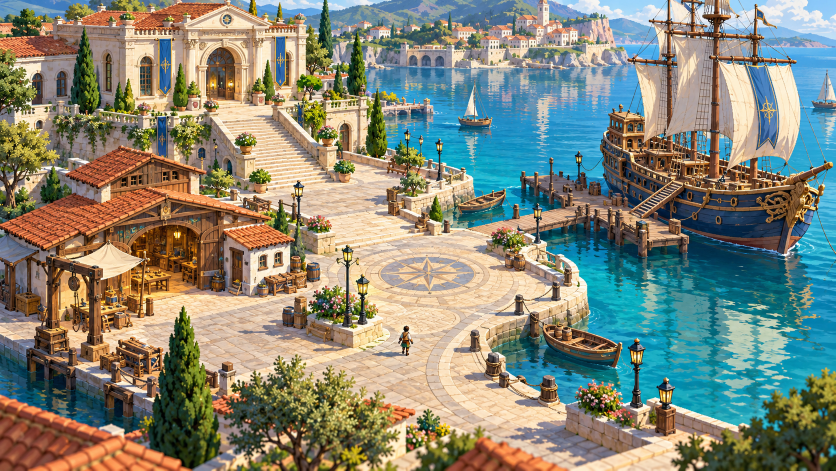
#> input picture reports/portfolio-world-rebuild/r5-world-layout-recovery/source/candidate-a-imagegen-source.png, 1672 x 941 px (shown at 1/2 size)
$ python build_r5_layout_recovery.py
#> lines starting #> are read from the running program, lines starting #| are printed output that depends on the picture
"""Build non-runtime R5 layout-recovery Human Gate boards from approved candidate sources."""
from pathlib import Path
from PIL import Image, ImageDraw, ImageFont

ROOT = Path(__file__).resolve().parents[1]
OUT = ROOT / "reports/portfolio-world-rebuild/r5-world-layout-recovery"
SRC = OUT / "source"
SIZE = (1280, 720)
FONT = "C:/Windows/Fonts/segoeui.ttf"
BOLD = "C:/Windows/Fonts/segoeuib.ttf"

def font(size, bold=False):
    return ImageFont.truetype(BOLD if bold else FONT, size)

def label(draw, xy, text, color):
    x, y = xy
    box = draw.textbbox((x, y), text, font=font(20, True))
    draw.rounded_rectangle((x - 10, y - 7, box[2] + 10, box[3] + 7), radius=8, fill=(15, 31, 42, 225), outline=color, width=3)
    draw.text((x, y), text, font=font(20, True), fill=(255, 255, 255))

def master(name):
#> called with name = 'a'
    filename = "candidate-b-berth-repair-imagegen-source.png" if name == "b" else "candidate-a-imagegen-source.png"
    source = Image.open(SRC / filename).convert("RGB")
#> source is the input picture: PIL image 1672x941 RGB; mean R, G, B 133, 135.4, 120
    return source.resize(SIZE, Image.Resampling.LANCZOS)
#> call 2 of master, with name = 'b'
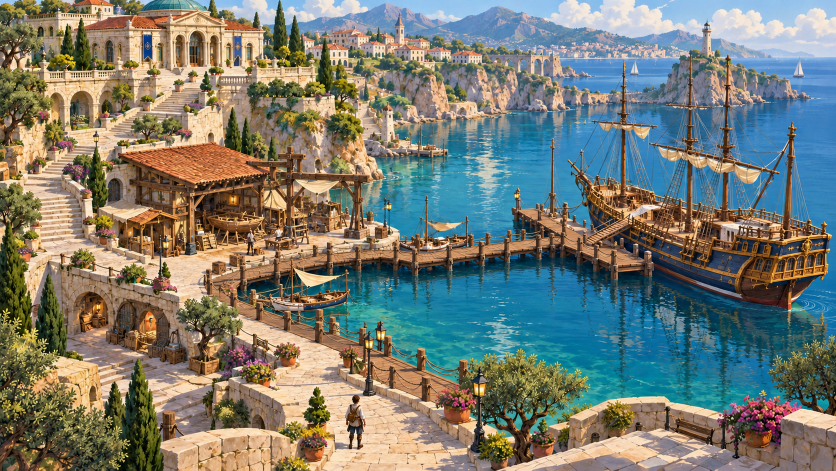
#> input picture reports/portfolio-world-rebuild/r5-world-layout-recovery/source/candidate-b-berth-repair-imagegen-source.png, 1672 x 941 px (shown at 1/2 size)
#> in master, source is the input picture: PIL image 1672x941 RGB; mean R, G, B 120.1, 124.3, 114.5

def navigation(image, kind):
    result = image.convert("RGBA")
    overlay = Image.new("RGBA", result.size, (0, 0, 0, 0))
    draw = ImageDraw.Draw(overlay, "RGBA")
    if kind == "a":
        points = {"1  Hall": (285, 163), "2  Workshop": (260, 407), "3  Hero Ship (dock)": (820, 340), "4  Archive wing": (145, 403)}
        route = [(628, 575), (510, 510), (355, 350), (285, 225), (260, 440), (530, 510), (690, 460), (820, 340)]
        branches = [[(260, 440), (145, 403)]]
        water = [(810, 145), (1280, 100), (1280, 720), (840, 720), (890, 590), (830, 470), (900, 380)]
    else:
        points = {"1  Hall": (180, 135), "2  Workshop": (295, 340), "3  Hero Ship (dock)": (845, 365), "4  Archive alcove": (115, 570)}
        route = [(535, 625), (415, 560), (305, 470), (240, 280), (300, 360), (440, 445), (590, 460), (705, 415), (845, 365)]
        branches = [[(330, 465), (170, 540)]]
        water = [(590, 150), (1280, 120), (1280, 720), (820, 720), (750, 600), (660, 470), (600, 420)]
    draw.polygon(water, fill=(44, 185, 215, 42))
    draw.line(route, fill=(255, 220, 86, 240), width=10, joint="curve")
    draw.line(route, fill=(44, 75, 74, 220), width=3, joint="curve")
    for branch in branches:
        draw.line(branch, fill=(255, 220, 86, 240), width=10)
        draw.line(branch, fill=(44, 75, 74, 220), width=3)
    for text, (x, y) in points.items():
        draw.ellipse((x - 12, y - 12, x + 12, y + 12), fill=(255, 220, 86, 255), outline=(26, 45, 54, 255), width=3)
        label(draw, (x + 18, y + 25 if text.startswith("4") and kind == "a" else y - 38), text, (255, 220, 86, 255))
    label(draw, (28, 28), "Navigation Overlay — walkable promenade", (255, 220, 86, 255))
    label(draw, (28, 67), "Blue tint = non-walkable harbor water", (74, 212, 235, 255))
    return Image.alpha_composite(result, overlay).convert("RGB")

def titled_pair(left, right, title_left, title_right):
#> called with title_left = 'Candidate A — Three-Landmark Open Harbor', title_right = 'Candidate B — Organic Coastal Harbor'
    board = Image.new("RGB", (2560, 790), (13, 30, 40))
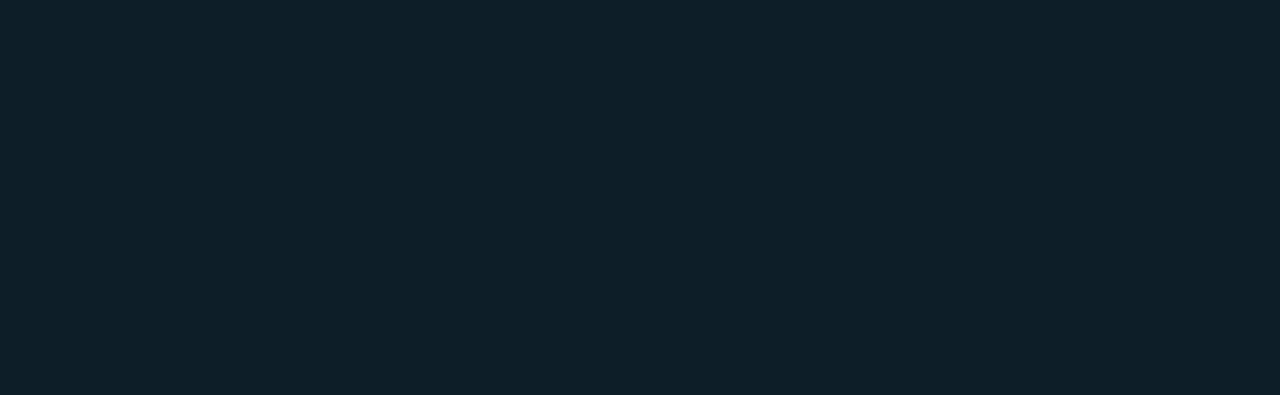
#> board: PIL image 2560x790 RGB (shown at 1/2 size); mean R, G, B 13, 30, 40
    board.paste(left, (0, 70)); board.paste(right, (1280, 70))
    draw = ImageDraw.Draw(board)
    draw.text((36, 17), title_left, font=font(30, True), fill=(255, 238, 196))
    draw.text((1316, 17), title_right, font=font(30, True), fill=(255, 238, 196))
    return board

def player_scale_board(a, b):
    board = titled_pair(a, b, "A — current 28×56 reference", "B — closer camera / 32×64 exploration")
    player = Image.open(ROOT / "portfolio-world/public/assets/canonical-r4/runtime/player/idle-front.png").convert("RGBA")
    board.paste(player, (630, 570), player)
    larger = player.resize((32, 64), Image.Resampling.NEAREST)
    board.paste(larger, (1810, 625), larger)
    draw = ImageDraw.Draw(board, "RGBA")
    for x, y, text in [(630, 640, "28×56: readable only near foreground"), (1810, 695, "32×64 / closer-camera test")]:
        draw.line((x + 14, y - 65, x + 14, y - 14), fill=(255, 221, 92, 255), width=3)
        label(draw, (x + 26, y - 34), text, (255, 221, 92, 255))
    return board

# [54 lines left out: functions ship_board, fourth_point_board, gameplay_views, not called in this run]

def main():
    OUT.mkdir(parents=True, exist_ok=True)
    a, b = master("a"), master("b")
    a.save(OUT / "03-layout-candidate-a.png"); b.save(OUT / "04-layout-candidate-b.png")
    titled_pair(a, b, "Candidate A — Three-Landmark Open Harbor", "Candidate B — Organic Coastal Harbor").save(OUT / "05-layout-beauty-comparison.png")
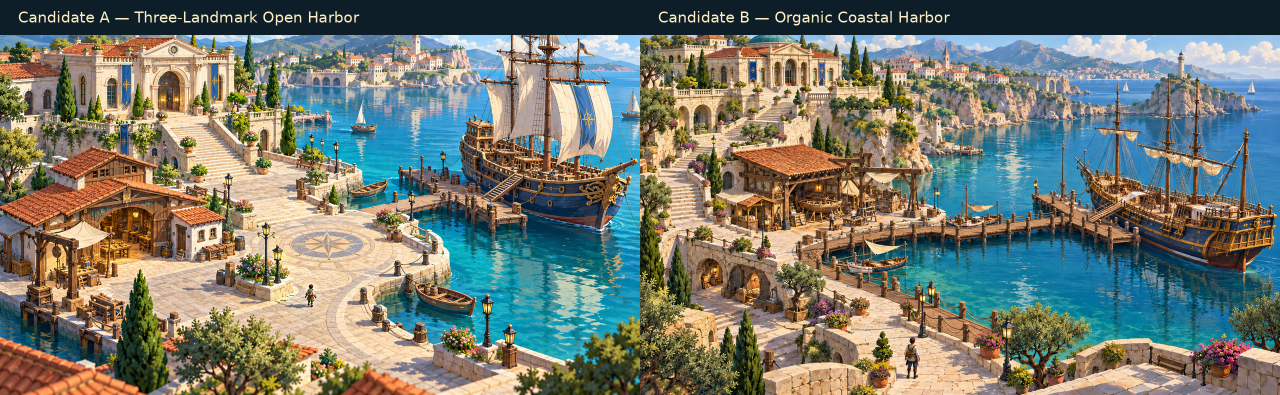
#> saved as 05-layout-beauty-comparison.png: PIL image 2560x790 RGB (shown at 1/2 size); mean R, G, B 117.4, 121.8, 111
    an, bn = navigation(a, "a"), navigation(b, "b")
#> in navigation, `overlay = Image.new("RGBA", result.size, (0, 0, 0, 0))`: overlay: PIL image 1280x720 RGBA; every value is 0
#> in navigation, `return Image.alpha_composite(result, overlay).convert("RGB")`:
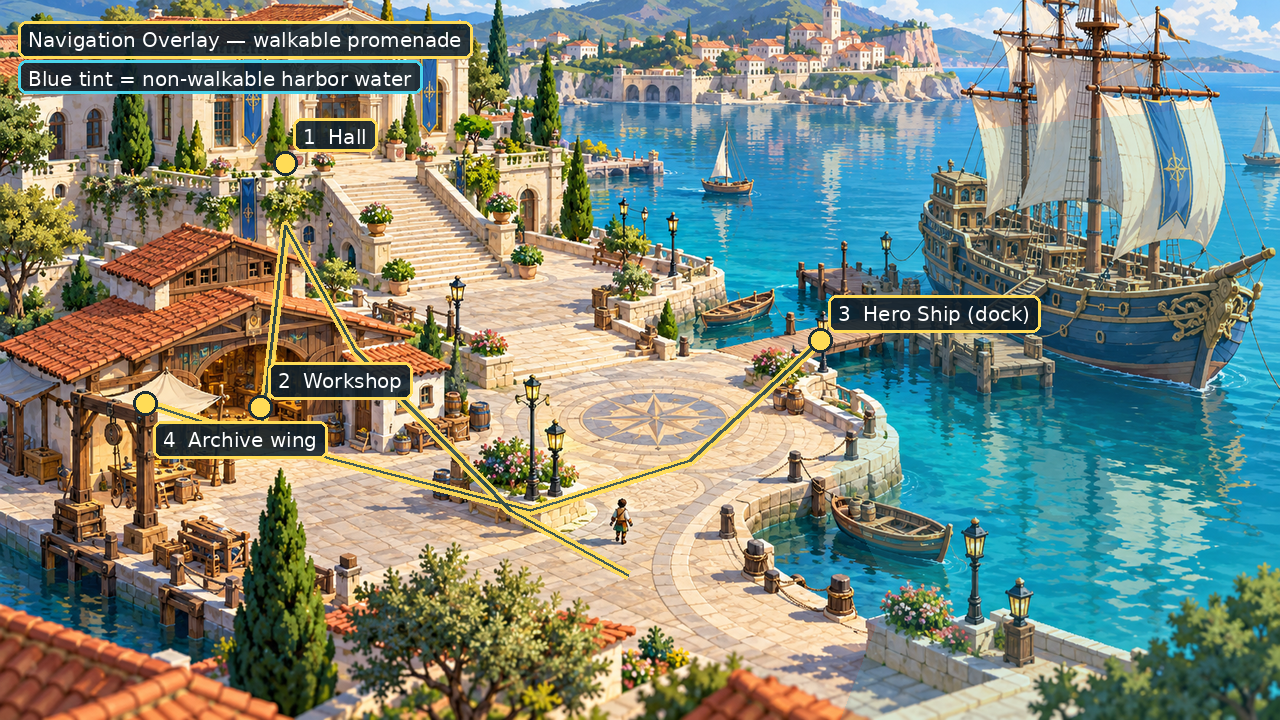
#> returned value: PIL image 1280x720 RGB; mean R, G, B 126.9, 136.4, 122.5
#> call 2 of navigation, with kind = 'b'
#> in navigation (call 2), `return Image.alpha_composite(result, overlay).convert("RGB")`:
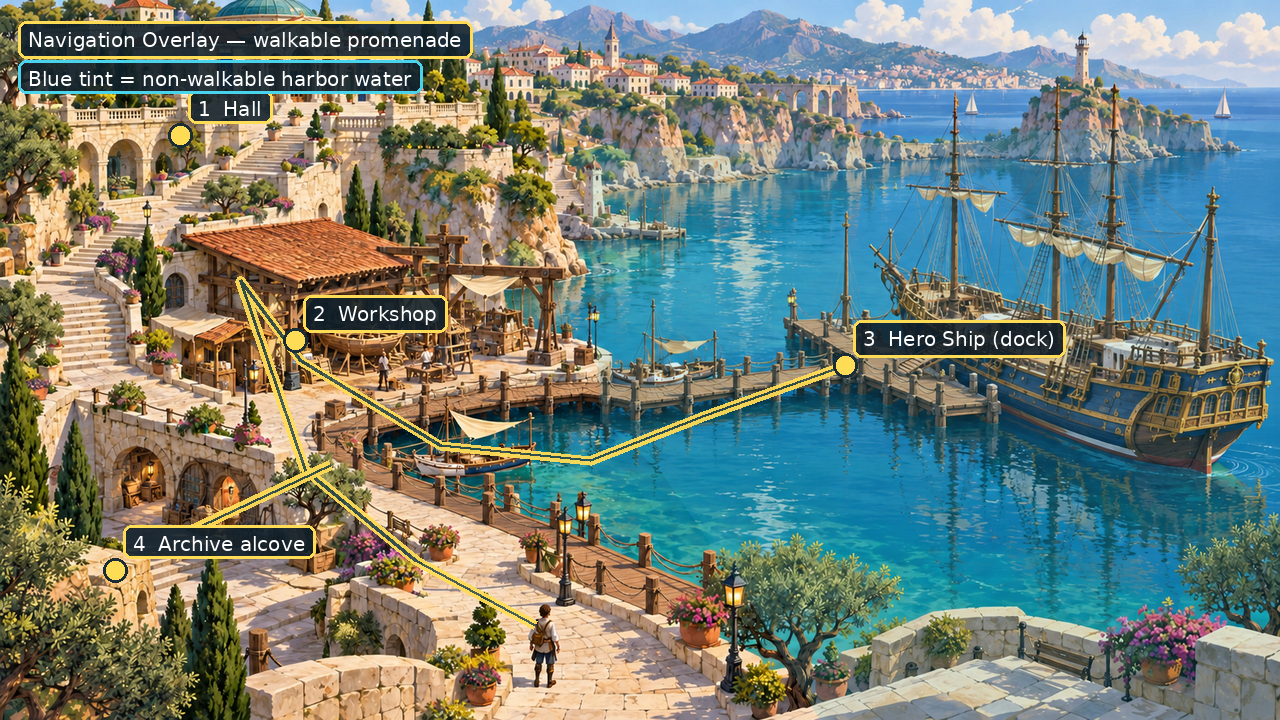
#> returned value: PIL image 1280x720 RGB; mean R, G, B 115.4, 128.3, 119.6
    titled_pair(an, bn, "Candidate A — Navigation", "Candidate B — Navigation").save(OUT / "06-navigation-comparison.png")
#> call 2 of titled_pair, with title_left = 'Candidate A — Navigation', title_right = 'Candidate B — Navigation'
#> in titled_pair (call 2), `board.paste(left, (0, 70))`:
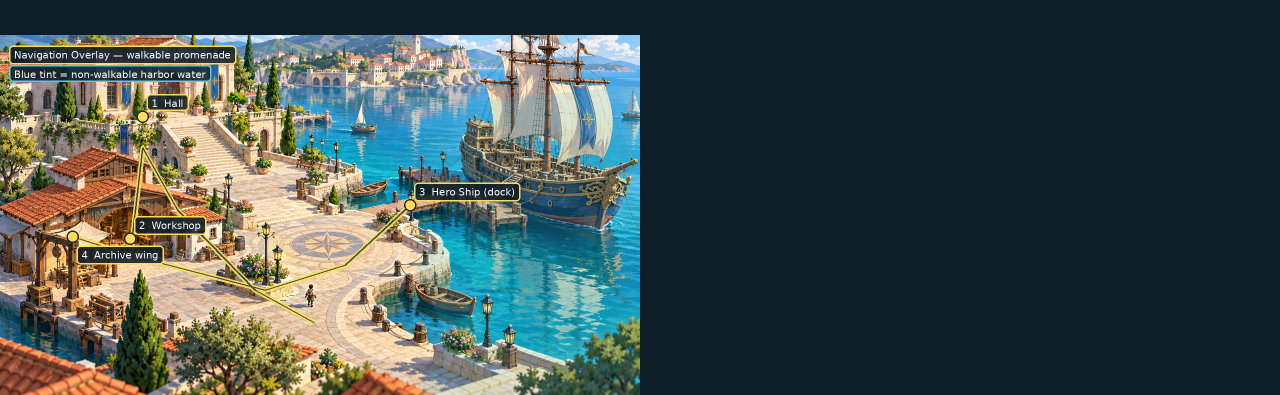
#> board: PIL image 2560x790 RGB (shown at 1/2 size); mean R, G, B 64.9, 78.5, 77.6
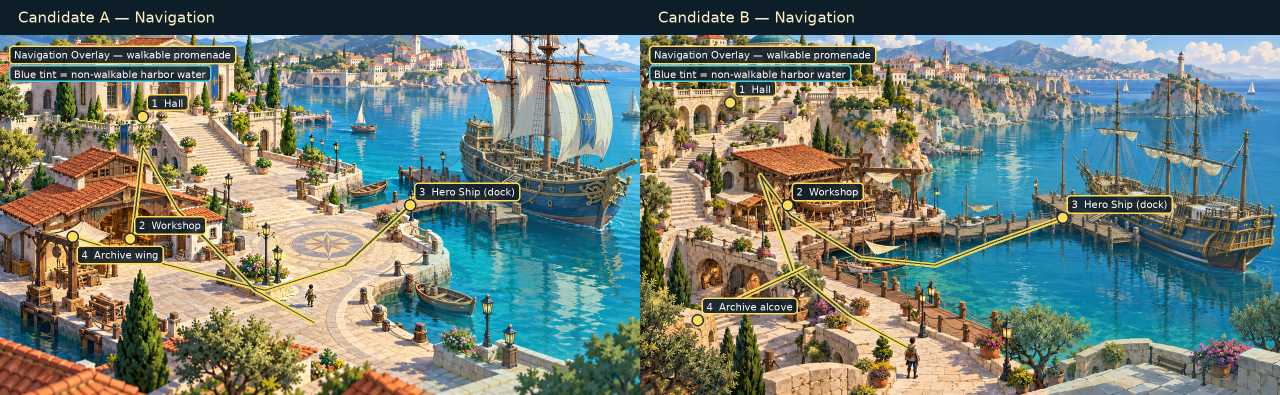
#> saved as 06-navigation-comparison.png: PIL image 2560x790 RGB (shown at 1/2 size); mean R, G, B 112.2, 123.8, 114.2
    player_scale_board(a, b).save(OUT / "07-player-camera-scale-review.png")
    ship_board(a, b).save(OUT / "08-ship-water-berth-review.png")
    fourth_point_board().save(OUT / "09-fourth-visitable-point-options.png")
    gameplay_views(a, "a").save(OUT / "11-candidate-a-gameplay-views.png")
    gameplay_views(b, "b").save(OUT / "12-candidate-b-gameplay-views.png")
    for name in ["03-layout-candidate-a.png", "04-layout-candidate-b.png"]:
        assert Image.open(OUT / name).size == SIZE, name

#> (the run stopped early here; a loop or call above may not have finished)
